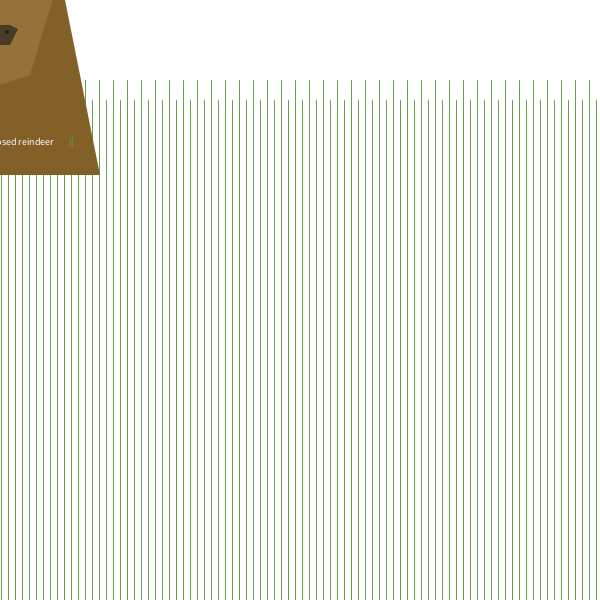
Frame 1 (no input)
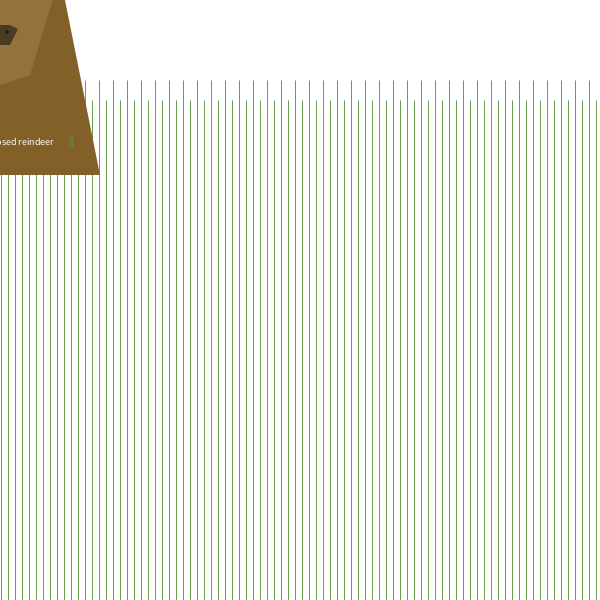
Frame 60 (the mouse pressed at the canvas centre just before this capture)
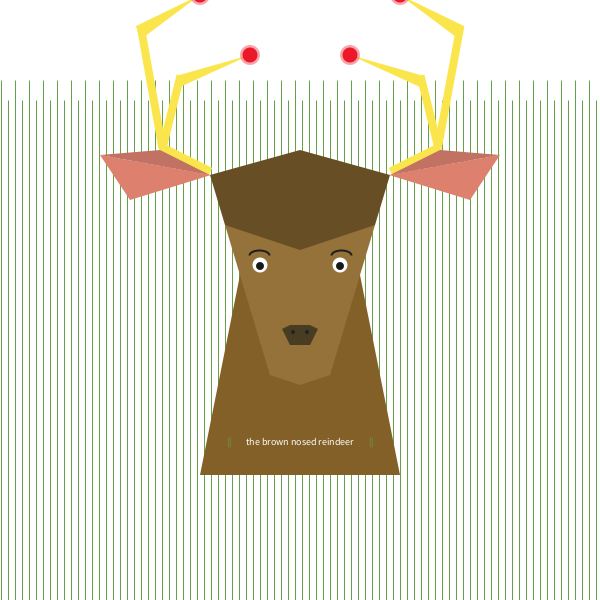
Frame 120 (the mouse held since frame 60 and released just before this capture)

The Processing sketch that drew these frames (run headless with seeded random() and noise(); from frame 60 on, the mouse is pressed at the canvas centre):

// Processing sketch: processing_143997
// ── processing_143997.pde

/*Informàtica GEDI 2013-14
Seminari 1_Elsa Casanova Sampé*/

void setup(){ //fix
  size(600,600);
  background(255);
  cursor(CROSS);
}
  void draw(){ //moviment
  background(255);
    dibuixGespa();
    dibuixReno();
}


void dibuixGespa(){
  //gespa
stroke(102,160,74);
strokeWeight(1);
for (int i = 1; i < 600; i = i+7)  {
 line(i, 100, i, 600);}
for (int i = 1; i < 600; i = i+14) {
 line(i, 80, i, 600);}
for (int i = 1; i < 600; i = i+21) {
 line(i, 120, i, 600);}
}

void dibuixReno(){

translate(mouseX-300,mouseY-375);
noStroke();
  //coll
fill(131,96,40);
quad(200,550,400,550,350,300,250,300);
  //cap
fill(149,114,57);
quad(270,450,330,450,375,300,225,300);
triangle(270,450,330,450,300,460);
  //superior cap
fill(103,78,37);
quad(225,300,210,250,300,225,300,325);
quad(375,300,390,250,300,225,300,325);
  //nas
fill(72,61,34);
quad(300,420,300,400,280,400,290,420);
quad(300,420,300,400,320,400,310,420);
fill(149,114,57);
triangle(310,390,270,410,270,400);
fill(149,114,57);
triangle(290,390,330,410,330,400);
fill(33);
ellipse(293,407,4,4);
translate(15, 0);
ellipse(292,407,4,4);
translate(-15,0);

 //banyes esquerra
stroke(250,230,76);
strokeWeight(8);
strokeCap(SQUARE);
line(210,246,160,221);
strokeCap(SQUARE);
line(162,223,140,100);
noStroke();
fill(250,230,76);
triangle(136,101,200,70,140,115);
stroke(250,230,76);
strokeWeight(8);
strokeCap(SQUARE);
line(162,223,180,150);
noStroke();
triangle(176,151,250,130,180,162);

 //banyes dreta
stroke(250,230,76);
strokeWeight(8);
strokeCap(SQUARE);
line(390,246,440,221);
strokeCap(SQUARE);
line(438,219,460,100);
noStroke();
fill(250,230,76);
triangle(464,101,400,70,460,115);
stroke(250,230,76);
strokeWeight(8);
strokeCap(SQUARE);
line(438,223,420,150);
noStroke();
triangle(424,151,350,130,420,162);
  
  //boles banyes
int div=15;
fill(234,24,41,100);
ellipse(350,130,mouseX/div,mouseX/div);
ellipse(250,130,mouseX/div,mouseX/div);
ellipse(400,70,mouseX/div,mouseX/div);
ellipse(200,70,mouseX/div,mouseX/div);
fill(234,24,41);
ellipse(350,130,15,15);
ellipse(250,130,15,15);
ellipse(400,70,15,15);
ellipse(200,70,15,15);

  //orella esquerra inferior
fill(222,128,110);
triangle(211,250,130,275,100,230);
  //orella esquerra superior
fill(193,114,98);
triangle(210,250,160,225,100,230);
  //orella dreta inferior
fill(222,128,110);
triangle(389,250,470,275,500,230);
  //orella dreta superior
fill(193,114,98);
triangle(390,250,440,225,500,230);

//ulls
fill(255);
ellipse(260,340,15,15);
ellipse(340,340,15,15);
fill(25);
ellipse(260,341,8,8);
ellipse(340,341,8,8);
//pestanyes
noFill();
stroke(30);
strokeWeight(2);
arc(259,330,20,10,PI,TWO_PI);
arc(341,330,20,10,PI,TWO_PI);

 //text
textSize(10);
textAlign(CENTER);
fill(255);
text(" the brown nosed reindeer ",300,520);
fill(102,160,74);
text("|| ",230,520);
text(" ||",370,520);
}

  


  
